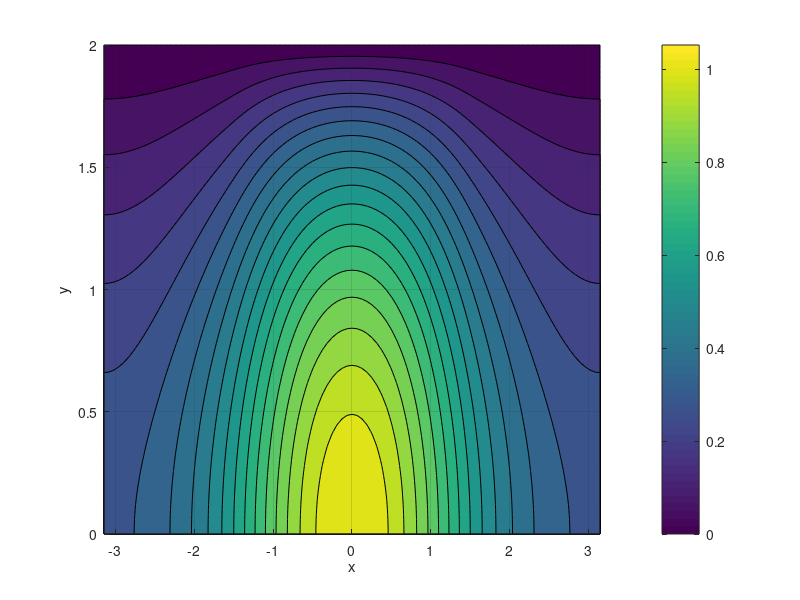

This figure's MATLAB source:
n = 100;
xmin = -pi;
xmax = pi;
ymin = 0;
ymax = 2;
hx = (xmax-xmin)/n;
hy = (ymax-ymin)/n;
x = xmin:hx:xmax;
y = ymin:hy:ymax;
[yg,xg] = meshgrid(y,x);
e = ones(n,1);
Lx = spdiags([e,e,-2*e,e,e],[-n+1,-1,0,1,n-1],n,n);
Ly = spdiags([e,-2*e,e],[-1,0,1],n,n);
Ly(1,2) = 2;
f = zeros(n);
for i = 1:n
    xi=x(i);
    if (xi>=-pi/2 && xi<=pi/2)
        f(i,:)=-cos(xi);
    end
end
f = reshape(f,n^2,1);
I = eye(n);
A = 1/hx^2*kron(I,Lx) + 1/hy^2*kron(Ly,I);
u = zeros(n+1,n+1);
u(1:n,1:n) = reshape(A\f,n,n);
u(n+1,1:n)=u(1,1:n);

figure(1);
hold on; grid on;
contourf(xg,yg,u,linspace(min(min(u)),max(max(u)),20));
xlabel('x');
ylabel('y');
hbar = colorbar;
